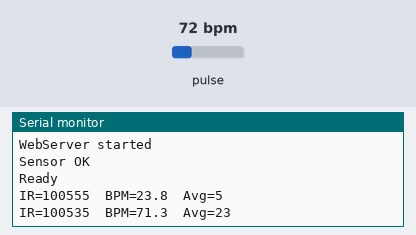
This sketch was run on a simulated ESP32. Parts: the last lines printed to the serial monitor. The inputs (shaded band) are chosen by the test bench; at power-on: pulse 72 bpm.

Above: at 3.7 s.
3.8 s: pulse set to 42 bpm
At 5.1 s:
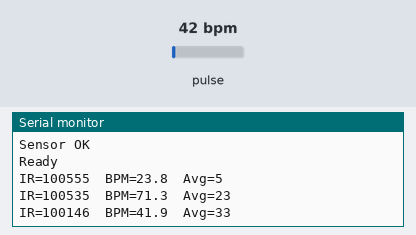
5.3 s: pulse set to 70 bpm
At 6.4 s:
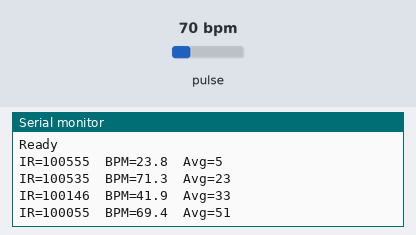
Timing chart, 0 to 8.3 s (numbered marks = the images above; inputs shaded):
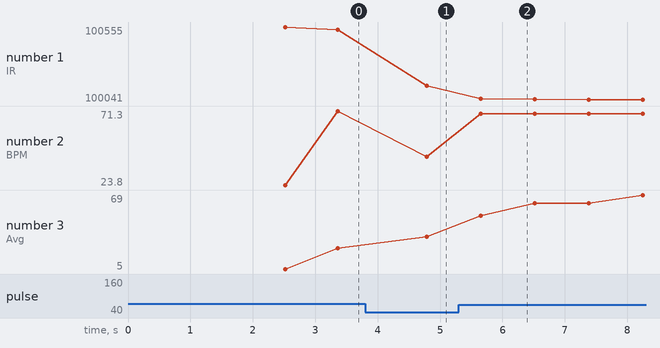

The sketch:

heartrate_ap.ino
```cpp
#include <Wire.h>
#include <WiFi.h>
#include <WebServer.h>
#include "MAX30105.h"
#include "heartRate.h"

#define I2C_SDA 5
#define I2C_SCL 6

const char* ssid     = "Xiao_HeartRate";
const char* password = "test1234";

MAX30105 particleSensor;
WebServer server(80);
bool sensorOK = false;

const byte RATE_SIZE = 4;
byte  rates[RATE_SIZE];
byte  rateSpot       = 0;
long  lastBeat       = 0;
float beatsPerMinute = 0;
int   beatAvg        = 0;
long  lastIR         = 0;

void handleData() {
  String json = "{\"ir\":"      + String(lastIR) +
                ",\"bpm\":"     + String(beatsPerMinute, 1) +
                ",\"bpm_avg\":" + String(beatAvg) +
                ",\"finger\":"  + String(lastIR > 50000 ? "true" : "false") +
                ",\"sensor\":"  + String(sensorOK ? "true" : "false") + "}";
  server.send(200, "application/json", json);
}

void setup() {
  Serial.begin(115200);
  delay(1000);

  WiFi.disconnect(true);
  WiFi.mode(WIFI_OFF);
  delay(200);
  WiFi.mode(WIFI_AP);
  delay(200);
  WiFi.softAP(ssid, password, 6);
  delay(1000);
  Serial.print("IP: ");
  Serial.println(WiFi.softAPIP());

  server.on("/data", handleData);
  server.onNotFound([]() { server.send(404, "text/plain", "not found"); });
  server.begin();
  Serial.println("WebServer started");

  Wire.begin(I2C_SDA, I2C_SCL);
  sensorOK = particleSensor.begin(Wire, I2C_SPEED_FAST);
  if (sensorOK) {
    particleSensor.setup();
    // prime the FIFO
    for (int i = 0; i < 10; i++) {
      particleSensor.check();
      delay(10);
    }
    Serial.println("Sensor OK");
  } else {
    Serial.println("Sensor FAIL");
  }

  Serial.println("Ready");
}

void loop() {
  server.handleClient();

  if (sensorOK) {
    particleSensor.check();

    if (particleSensor.available()) {
      lastIR = particleSensor.getIR();
      particleSensor.nextSample();

      if (checkForBeat(lastIR)) {
        long delta = millis() - lastBeat;
        lastBeat = millis();
        beatsPerMinute = 60.0f / (delta / 1000.0f);

        if (beatsPerMinute >= 20 && beatsPerMinute <= 255) {
          rates[rateSpot++] = (byte)beatsPerMinute;
          rateSpot %= RATE_SIZE;
          beatAvg = 0;
          for (byte x = 0; x < RATE_SIZE; x++) beatAvg += rates[x];
          beatAvg /= RATE_SIZE;
        }

        Serial.print("IR="); Serial.print(lastIR);
        Serial.print("  BPM="); Serial.print(beatsPerMinute, 1);
        Serial.print("  Avg="); Serial.println(beatAvg);
      }
    }
  }

  delay(1);  // yield to WiFi stack
}
```

Measured:
- after the input at 3.8 s, the serial monitor: prints a new line after 0.99 s (image 1)
- after the input at 5.3 s, the serial monitor: prints a new line after 0.35 s (image 2)
- plotted number 1: 100535 → 100146 after the input at 3.8 s, 100146 → 100041 after the input at 5.3 s
- plotted number 2: 71.3 → 41.9 after the input at 3.8 s, 41.9 → 69.4 after the input at 5.3 s
- plotted number 3: 23 → 33 after the input at 3.8 s, 33 → 69 after the input at 5.3 s
